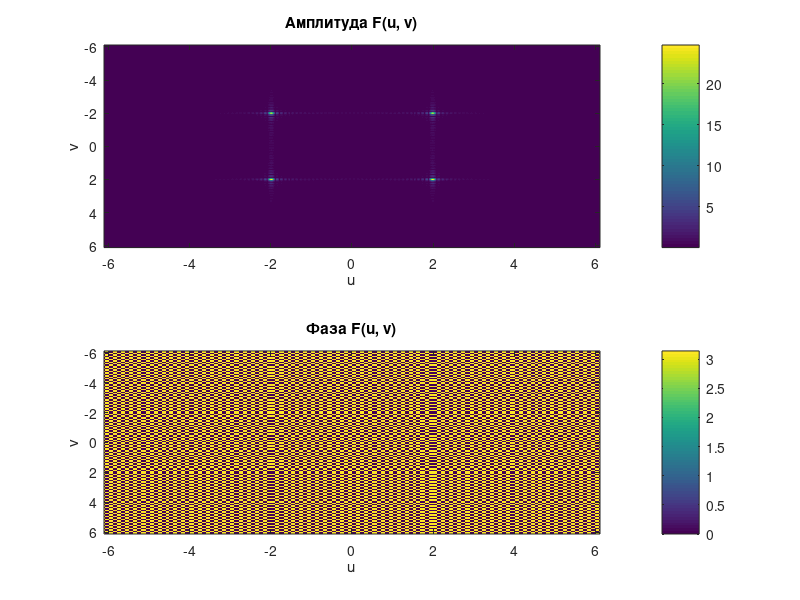

Reproduce this figure in MATLAB.
% Для аналитики применить не финитное
% преобразование. Использовать свойства
% преобразования Фурье.
% Параметры
N = 500; % Размерность вектора f
M = 2048; % Размерность после дополнения нулями
a = 5;
hx = 2 * a / N; % Шаг по x
input_field = @(x, y) sin(4*pi*x) .* sin(4*pi*y);
analytical_F = @(u, v) (-a*1i*sinc(2*(2-u)*a) + a*1i*sinc(2*(2+u)*a)) .* (-a*1i*sinc(2*(2-v)*a) + a*1i*sinc(2*(2+v)*a));

% Шаг 7: Пересчитать область задания функции Fa(u) по формуле (7)
b = N^2 / (4 * a * M);
u = linspace(-b, b, N);
v = linspace(-b, b, N);
[U, V] = meshgrid(u, v);

F = analytical_F(U, V);

% Вывод результатов
figure;
subplot(2,1,1);
imagesc(u, v, abs(F));
title('Амплитуда F(u, v)');
xlabel('u');
ylabel('v');
colorbar;

subplot(2,1,2);
imagesc(u, v, angle(F));
title('Фаза F(u, v)');
xlabel('u');
ylabel('v');
colorbar;

